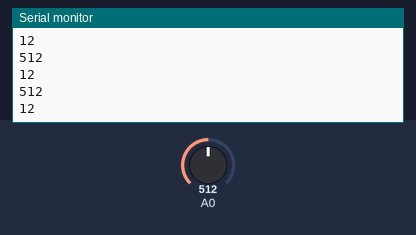
Recording of a sketch running on a simulated Arduino Uno, built with avr-gcc and run on an emulated ATmega328P. Shown: the last lines printed to the serial monitor. Inputs (shaded band) come from the test bench; at power-on: A0 = 512.

Above: at 1.2 s.
1.3 s: A0 set to 567
At 1.81 s:
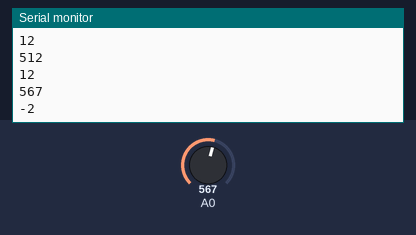
2.8 s: A0 set to 547
At 2.81 s:
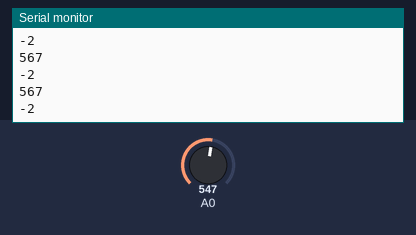
Timing chart, 0 to 5.8 s (numbered marks = the images above; inputs shaded):
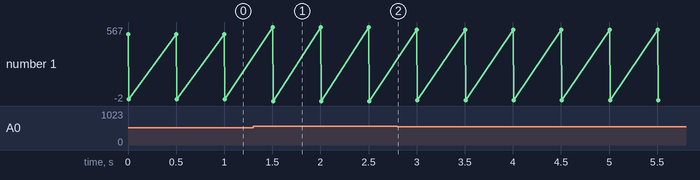

The sketch:

Potmeter.ino
```cpp
int potAngle, potAngleNonScale;

//Potmeter config
#define maxAngleReal 0        // the maximum angle of the knee in relation with the potmeter
#define minAngleReal 90       // the minimum angle of the knee in relation with the potmeter
#define maxAnglePotmeter 557  // the maximum angle of the potmeter in relation with the knee
#define minAnglePotmeter 211  // the minimum angle of the potmeter in relation with the knee
#define potOffset 0           // the offset of the potmeter

void setup() {
  Serial.begin(9600);
}

void loop() {
  Serial.println(analogRead(A0));
  potAngle = map(analogRead(A0), minAnglePotmeter, maxAnglePotmeter, minAngleReal, maxAngleReal);
  Serial.println(potAngle);
  delay(500);
}
```

Measured:
- after the input at 1.3 s, the serial monitor: prints a new line after 0.20 s (image 1)
- plotted number 1: 12 → -2 after the input at 1.3 s, -2 → 3 after the input at 2.8 s
